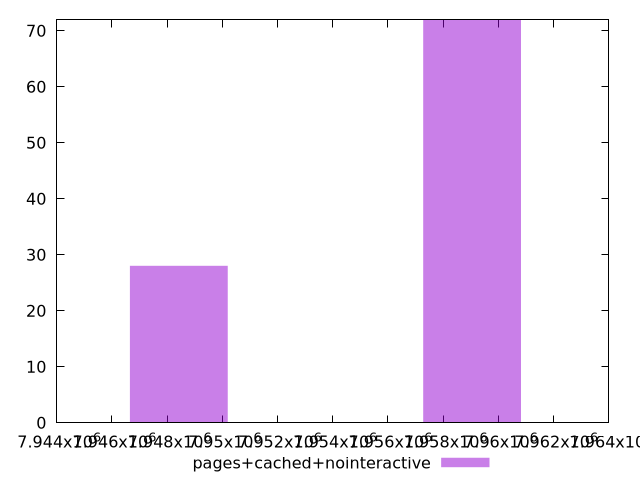

Reproduce this figure in gnuplot.
$_pagesCachedNointeractive <<EOF
7948425.667646184 28
7959047.171879118 72
EOF
set key outside below
set terminal pngcairo
set output "report_00004_2020-11-02T20-21-41.718Z/total-byte-weight/pages+cached+nointeractive//raw_hist.png"
set yrange [0:72]
set boxwidth 3540.5014109782555
set style fill transparent solid 0.5 noborder
plot $_pagesCachedNointeractive title "pages+cached+nointeractive" with boxes ,
